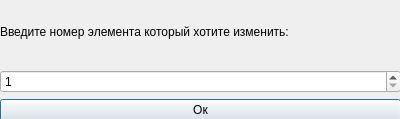
<?xml version="1.0" encoding="UTF-8"?>
<ui version="4.0">
 <class>numberchenget</class>
 <widget class="QDialog" name="numberchenget">
  <property name="geometry">
   <rect>
    <x>0</x>
    <y>0</y>
    <width>400</width>
    <height>119</height>
   </rect>
  </property>
  <property name="windowTitle">
   <string>Dialog</string>
  </property>
  <widget class="QWidget" name="gridLayoutWidget">
   <property name="geometry">
    <rect>
     <x>0</x>
     <y>0</y>
     <width>401</width>
     <height>121</height>
    </rect>
   </property>
   <layout class="QGridLayout" name="gridLayout">
    <item row="0" column="0">
     <widget class="QLabel" name="label">
      <property name="text">
       <string>Введите номер элемента который хотите изменить:</string>
      </property>
     </widget>
    </item>
    <item row="1" column="0">
     <widget class="QSpinBox" name="spinBox">
      <property name="minimum">
       <number>1</number>
      </property>
     </widget>
    </item>
    <item row="2" column="0">
     <widget class="QPushButton" name="pushButton">
      <property name="text">
       <string>Ок</string>
      </property>
     </widget>
    </item>
   </layout>
  </widget>
 </widget>
 <resources/>
 <connections/>
</ui>
